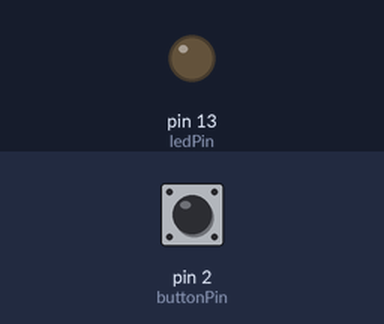
This sketch was run on a simulated Arduino Uno, built with avr-gcc and run on an emulated ATmega328P. Shown: output pins drawn as LEDs (lit = HIGH). Inputs (shaded band) come from the test bench; at power-on: pin 2 (buttonPin) LOW.

Above: at 1.2 s.
1.3 s: pin 2 (buttonPin) pulled HIGH for 0.15 s
At 1.9 s:
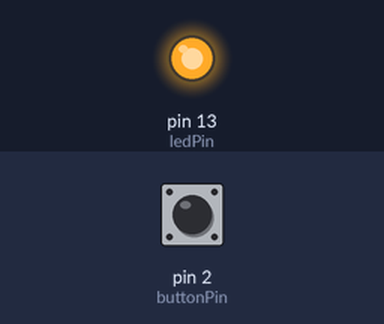
2.9 s: pin 2 (buttonPin) pulled HIGH for 1 s
At 4.3 s:
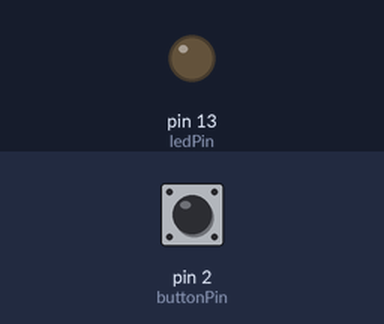
5.4 s: pin 2 (buttonPin) pulled HIGH for 3.2 s
At 6.2 s:
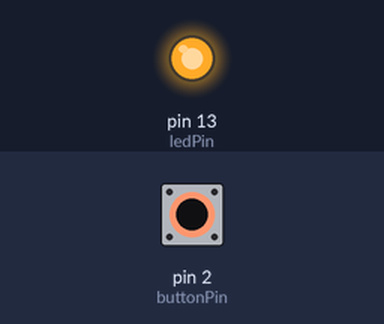
Timing chart, 0 to 8.4 s (numbered marks = the images above; inputs shaded):
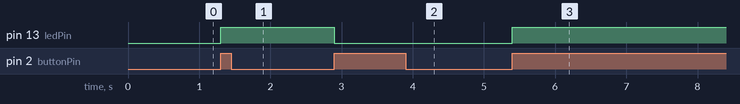

Measured:
- after the input at 1.3 s, pin 13 (ledPin): LOW → HIGH at once
- after the input at 2.9 s, pin 13 (ledPin): HIGH → LOW at once
- after the input at 5.4 s, pin 13 (ledPin): LOW → HIGH at once

The sketch:

flashlightOne.ino
```cpp
  int buttonPin = 2;
  int ledPin = 13;
  int t = 1;
  int f = 0;
  int prevState = f;
  int ledState = f;
  int newState = f;

void setup() {
  // put your setup code here, to run once:
  pinMode(ledPin, OUTPUT);
  pinMode(buttonPin, INPUT);
  digitalWrite(ledPin, LOW);
}

void loop() {
  //Read button
  newState = digitalRead(2);

  //If button is pressed, change button state and change LED state
  if(prevState == f && newState == HIGH){
    prevState = t;
    if(ledState == f){
      ledState = t;
    }
    else{
      ledState = f;
    }
  }

  //If button is released, change button state DO NOT change LED state
  if(prevState == t && newState == LOW){
    prevState = f;
  }

  //Check LED state, and light LED accordingly
  if(ledState == f){
    digitalWrite(ledPin,LOW);
  }
  else{
    digitalWrite(ledPin,HIGH);
  }
}
```
